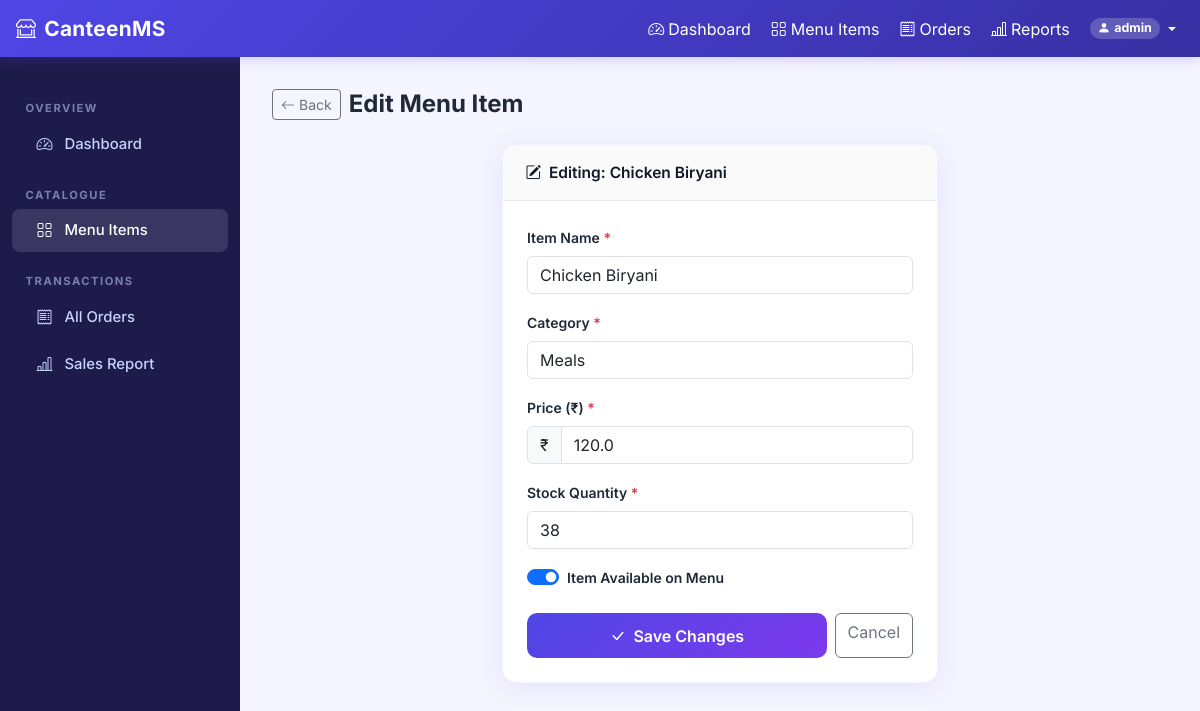
Screenshot of /admin/items/2/edit (signed in) with the database file from the repository.
### models/user.py (models this page shows, shortened)
class User(UserMixin, db.Model):
    __tablename__ = "users"
    id = db.Column(db.Integer, primary_key=True)
    username = db.Column(db.String(80), unique=True, nullable=False)
    email = db.Column(db.String(120), unique=True, nullable=True)
    password_hash = db.Column(db.String(256), nullable=False)
    role = db.Column(db.String(20), nullable=False, default="user")  # 'admin' or 'user'
    orders = db.relationship("Order", back_populates="user", lazy="dynamic")
    @property
    def is_admin(self) -> bool:
        return self.role == "admin"

### models/menu.py (models this page shows, shortened)
class MenuItem(db.Model):
    __tablename__ = "menu_items"
    id = db.Column(db.Integer, primary_key=True)
    name = db.Column(db.String(120), nullable=False)
    category = db.Column(db.String(60), nullable=False)   # e.g. 'Meals', 'Snacks', 'Beverages'
    price = db.Column(db.Float, nullable=False)
    stock_quantity = db.Column(db.Integer, nullable=False, default=0)
    is_available = db.Column(db.Boolean, default=True)    # manually disable without deleting
    order_items = db.relationship("OrderItem", back_populates="menu_item", lazy="dynamic")

### routes/admin.py (the view, shortened to what this page needs)
@admin_bp.route("/items/<int:item_id>/edit", methods=["GET", "POST"])
@admin_required
def edit_item(item_id):
    item = db.session.get(MenuItem, item_id)
    if not item:
        abort(404)
    return render_template("admin/edit_item.html", item=item)

### app.py (called while the page is built)
def create_app(config_class=Config):
    app = Flask(__name__)
    app.config.from_object(config_class)
    db.init_app(app)
    csrf = CSRFProtect(app)
    login_manager = LoginManager(app)
    login_manager.login_view      = "auth.login"
    login_manager.login_message   = "Please log in to access this page."
    login_manager.login_message_category = "warning"
    @login_manager.user_loader
    def load_user(user_id: str):
        return db.session.get(User, int(user_id))
    register_blueprints(app)
    @app.errorhandler(403)
    def forbidden(e):
        return render_template("errors/403.html"), 403
    @app.errorhandler(404)
    def not_found(e):
        return render_template("errors/404.html"), 404
    @app.errorhandler(500)
    def server_error(e):
        return render_template("errors/500.html"), 500
    with app.app_context():
        db.create_all()
    return app

### routes/admin.py (called while the page is built)
def admin_required(f):
    @wraps(f)
    def decorated(*args, **kwargs):
        if not current_user.is_authenticated or not current_user.is_admin:
            abort(403)
        return f(*args, **kwargs)
    return login_required(decorated)

### routes/user.py (called while the page is built)
@user_bp.app_context_processor
def inject_cart_count():
    if current_user.is_authenticated and not current_user.is_admin:
        return {"cart_item_count": cart_item_count()}
    return {"cart_item_count": 0}

### templates/admin/edit_item.html (shortened to what this page needs)
{% extends "base.html" %}
{% block content %}
<div class="d-flex" style="min-height:calc(100vh - 60px)">
    <aside class="sidebar d-none d-md-flex flex-column">
        <div class="sidebar-heading">Overview</div>
        <a href="{{ url_for('admin.dashboard') }}" class="nav-link"><i class="bi bi-speedometer2"></i> Dashboard</a>
        <div class="sidebar-heading">Catalogue</div>
        <a href="{{ url_for('admin.items') }}" class="nav-link active"><i class="bi bi-grid"></i> Menu Items</a>
        <div class="sidebar-heading">Transactions</div>
        <a href="{{ url_for('admin.orders') }}" class="nav-link"><i class="bi bi-receipt"></i> All Orders</a>
        <a href="{{ url_for('admin.report') }}" class="nav-link"><i class="bi bi-bar-chart-line"></i> Sales Report</a>
    </aside>
    <main class="admin-main">
        <div class="d-flex align-items-center gap-2 mb-4">
            <a href="{{ url_for('admin.items') }}" class="btn btn-sm btn-outline-secondary">
                <i class="bi bi-arrow-left me-1"></i>Back
            </a>
            <h1 class="h4 fw-bold mb-0">Edit Menu Item</h1>
        </div>
        <div class="row justify-content-center">
            <div class="col-md-7 col-lg-6">
                <div class="content-card">
                    <div class="card-header-custom">
                        <span><i class="bi bi-pencil-square me-2"></i>Editing: {{ item.name }}</span>
                    </div>
                    <div class="p-4">
                        <form method="POST" action="{{ url_for('admin.edit_item', item_id=item.id) }}" novalidate>
                            <div class="mb-3">
                                <label class="form-label fw-semibold small">Item Name <span
                                        class="text-danger">*</span></label>
                                <input type="text" class="form-control" name="name" value="{{ item.name }}" required
                                    maxlength="120">
                            </div>
                            <div class="mb-3">
                                <label class="form-label fw-semibold small">Category <span
                                        class="text-danger">*</span></label>
                                <input type="text" class="form-control" name="category" value="{{ item.category }}"
                                    required maxlength="60" list="catList">
                            </div>
                            <div class="mb-3">
                                <label class="form-label fw-semibold small">Price (₹) <span
                                        class="text-danger">*</span></label>
                                <div class="input-group">
                                    <span class="input-group-text">₹</span>
                                    <input type="number" class="form-control" name="price" value="{{ item.price }}"
                                        min="0" step="0.01" required>
                                </div>
                            </div>
                            <div class="mb-3">
                                <label class="form-label fw-semibold small">Stock Quantity <span
                                        class="text-danger">*</span></label>
                                <input type="number" class="form-control" name="stock_quantity"
                                    value="{{ item.stock_quantity }}" min="0" step="1" required>
                            </div>
                            <div class="mb-4">
                                <div class="form-check form-switch">
                                    <input class="form-check-input" type="checkbox" id="isAvailable" name="is_available"
                                        {{ 'checked' if item.is_available }}>
                                    <label class="form-check-label fw-semibold small" for="isAvailable">Item Available
                                        on Menu</label>
                                </div>
                            </div>
                            <div class="d-flex gap-2">
                                <button type="submit" class="btn btn-primary-custom flex-grow-1">
                                    <i class="bi bi-check-lg me-2"></i>Save Changes
                                </button>
                                <a href="{{ url_for('admin.items') }}" class="btn btn-outline-secondary">Cancel</a>
                            </div>
                        </form>
                    </div>
                </div>
            </div>
        </div>
    </main>
</div>
{% endblock %}

### templates/base.html (shortened to what this page needs)
<!DOCTYPE html>
<html lang="en">
<head>
    <link href="https://cdn.jsdelivr.net/npm/bootstrap@5.3.2/dist/css/bootstrap.min.css" rel="stylesheet">
    <link href="https://cdn.jsdelivr.net/npm/bootstrap-icons@1.11.3/font/bootstrap-icons.min.css" rel="stylesheet">
    <link href="{{ url_for('static', filename='css/style.css') }}" rel="stylesheet">
</head>
<body>
    <nav class="navbar navbar-main navbar-expand-lg sticky-top" id="mainNavbar">
        <div class="container-fluid px-3">
            <a class="navbar-brand d-flex align-items-center gap-2"
                href="{{ url_for('admin.dashboard') if current_user.is_authenticated and current_user.is_admin else (url_for('user.menu') if current_user.is_authenticated else url_for('auth.login')) }}">
                <i class="bi bi-shop-window fs-5"></i> CanteenMS
            </a>
            <div class="collapse navbar-collapse" id="mainNav">
                <ul class="navbar-nav ms-auto align-items-lg-center gap-1">
                    {% if current_user.is_authenticated %}
                    {% if current_user.is_admin %}
                    <li class="nav-item">
                        <a class="nav-link {% if request.endpoint == 'admin.dashboard' %}fw-bold{% endif %}"
                            href="{{ url_for('admin.dashboard') }}">
                            <i class="bi bi-speedometer2 me-1"></i>Dashboard
                        </a>
                    </li>
                    <li class="nav-item">
                        <a class="nav-link {% if request.endpoint == 'admin.items' %}fw-bold{% endif %}"
                            href="{{ url_for('admin.items') }}">
                            <i class="bi bi-grid me-1"></i>Menu Items
                        </a>
                    </li>
                    <li class="nav-item">
                        <a class="nav-link {% if request.endpoint == 'admin.orders' %}fw-bold{% endif %}"
                            href="{{ url_for('admin.orders') }}">
                            <i class="bi bi-receipt me-1"></i>Orders
                        </a>
                    </li>
                    <li class="nav-item">
                        <a class="nav-link {% if request.endpoint == 'admin.report' %}fw-bold{% endif %}"
                            href="{{ url_for('admin.report') }}">
                            <i class="bi bi-bar-chart-line me-1"></i>Reports
                        </a>
                    </li>
                    {% endif %}
                    <li class="nav-item dropdown">
                        <a class="nav-link dropdown-toggle d-flex align-items-center gap-1" href="#"
                            data-bs-toggle="dropdown">
                            <span class="badge rounded-pill" style="background:rgba(255,255,255,0.2);font-size:0.78rem">
                                <i class="bi bi-person-fill me-1"></i>{{ current_user.username }}
                            </span>
                        </a>
                    </li>
                    {% endif %}
                </ul>
            </div>
        </div>
    </nav>
    {% block content %}{% endblock %}
</body>
</html>

### static/css/style.css (style rules this page uses)
:root { --primary: #4f46e5; --primary-dark: #3730a3; --primary-light: #e0e7ff; --success: #10b981; --danger: #ef4444; --warning: #f59e0b; --info: #06b6d4; --dark: #111827; --sidebar-bg: #1e1b4b; --sidebar-text: #c7d2fe; --card-shadow: 0 4px 24px rgba(79,70,229,0.10); --radius: 14px; --transition: 0.22s cubic-bezier(.4,0,.2,1); }
*, *::before, *::after { box-sizing: border-box; }
body { font-family: 'Inter', sans-serif; background: #f5f5ff; color: #1f2937; min-height: 100vh; }
a { text-decoration: none; }
.navbar-brand { font-weight: 700; font-size: 1.3rem; letter-spacing: 0.3px; }
.navbar-main { background: linear-gradient(135deg, var(--primary) 0%, var(--primary-dark) 100%); box-shadow: 0 2px 12px rgba(79,70,229,0.25); }
.navbar-main .nav-link, .navbar-main .navbar-brand { color: #fff !important; }
.sidebar { background: var(--sidebar-bg); min-height: calc(100vh - 60px); width: 240px; flex-shrink: 0; position: sticky; top: 60px; padding-top: 1.5rem; }
.sidebar .nav-link { color: var(--sidebar-text); padding: 0.6rem 1.4rem; border-radius: 8px; margin: 2px 12px; font-size: 0.93rem; font-weight: 500; transition: background var(--transition), color var(--transition); display: flex; align-items: center; gap: 10px; }
.sidebar .nav-link:hover, .sidebar .nav-link.active { background: rgba(255,255,255,0.12); color: #fff; }
.sidebar .nav-link i { width: 20px; text-align: center; font-size: 1rem; }
.sidebar-heading { font-size: 0.7rem; font-weight: 700; text-transform: uppercase; letter-spacing: 1.5px; color: rgba(199,210,254,0.55); padding: 0.6rem 1.6rem 0.2rem; margin-top: 0.6rem; }
.admin-main { flex: 1; padding: 2rem; max-width: 100%; }
.content-card { background: #fff; border-radius: var(--radius); box-shadow: var(--card-shadow); border: 1px solid rgba(79,70,229,0.07); overflow: hidden; }
.content-card .card-header-custom { padding: 1rem 1.4rem; border-bottom: 1px solid #e5e7eb; font-weight: 600; font-size: 0.97rem; color: var(--dark); background: #fafafa; display: flex; align-items: center; justify-content: space-between; }
.btn-primary-custom { background: linear-gradient(135deg, var(--primary) 0%, #7c3aed 100%); border: none; color: #fff; font-weight: 600; padding: 0.65rem 1.5rem; border-radius: 10px; transition: opacity var(--transition), transform var(--transition); }

### rows the page displays
User: username "admin"
MenuItem: name "Chicken Biryani", category "Meals", price "120.0", stock_quantity "38"
